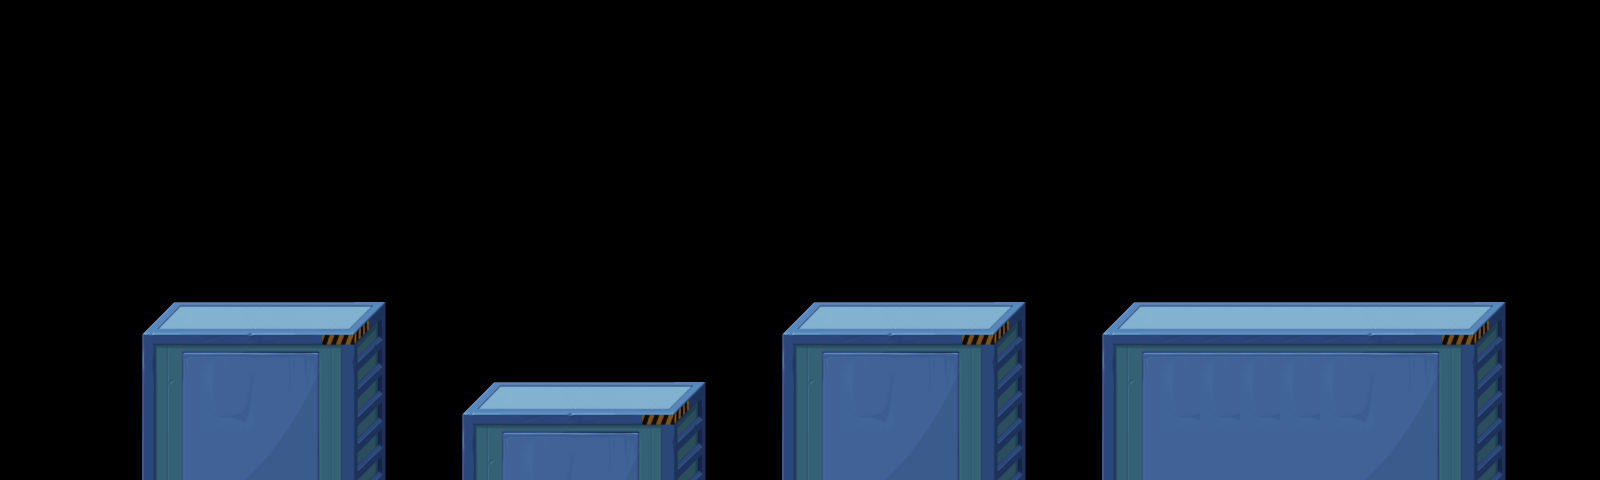

The image is a tile-based game level rendered from a .tmx file. Its description and source (layers, tilesets, objects; grid data summarised) follow:
An orthogonal 40x12 tile map with 40x40 px tiles, 1 tile layer (show2), 1 hidden layer not drawn and 19 objects.

<map version="1.0" orientation="orthogonal" width="40" height="12" tilewidth="40" tileheight="40">
 <tileset firstgid="1" name="main" tilewidth="40" tileheight="40">
  <image source="main.png" width="280" height="240" />
 </tileset>
 <layer name="show2" width="40" height="12">
  <data>[480 cells, 146 non-empty, 35 distinct tile ids]</data>
 </layer>
 <layer name="show1" width="40" height="12" visible="0">
  <data>[480 cells, 0 non-empty, 0 distinct tile ids]</data>
 </layer>
 <objectgroup name="collision" width="40" height="12">
  <object x="160" y="320" width="200" height="160" />
  <object x="480" y="400" width="200" height="80" />
  <object x="800" y="320" width="200" height="160" />
  <object x="1120" y="320" width="360" height="160" />
 </objectgroup>
 <objectgroup name="items" width="40" height="12">
  <object x="1280" y="160" />
  <object x="1320" y="160" />
  <object x="1360" y="160" />
  <object x="1320" y="120" />
  <object x="1320" y="200" />
  <object x="1280" y="200" />
  <object x="1360" y="120" />
  <object x="1280" y="120" />
  <object x="1360" y="200" />
  <object x="1400" y="160" />
  <object x="1320" y="80" />
  <object x="1240" y="160" />
  <object x="1320" y="240" />
 </objectgroup>
 <objectgroup name="enemy" width="40" height="12">
  <object x="600" y="200" />
  <object x="920" y="80" />
 </objectgroup>
</map>
